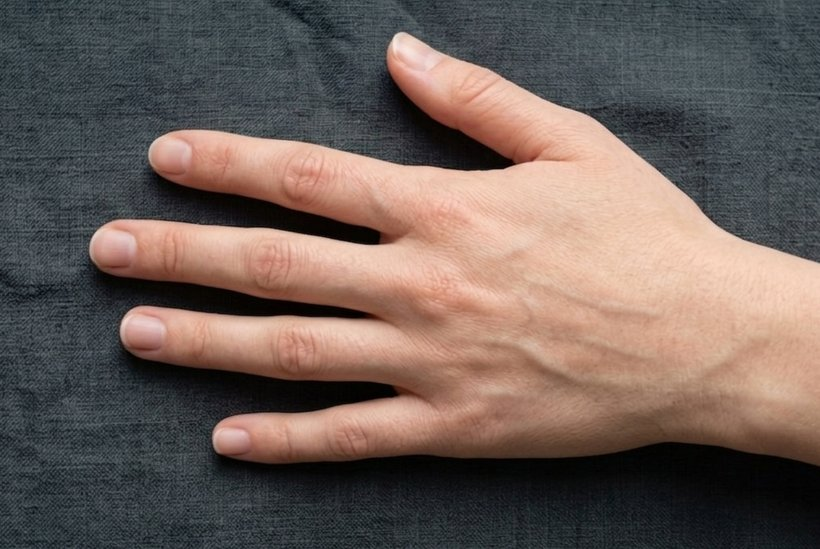
#> input picture assets/img/hand-real-sm.jpg, 820 x 549 px, given in place of gloss-nail-1.png, which was not available
$ python flatsize.py ../assets/img/hand-real-sm.jpg
#> lines starting #> are read from the running program, lines starting #| are printed output that depends on the picture; after the words box and inside, x2 and y2 are one past the last pixel; in counts of white or black regions, pixels touching at a corner belong together; pictures that were not available may be replaced by others from this repository, and a replacement may not be noted
import numpy as np, json, sys
from PIL import Image, ImageDraw
from scipy import ndimage as nd

def flat(l, m, N):
    g = np.hypot(*np.gradient(nd.gaussian_filter(l/np.median(l[m]), 1.2)))*N*0.01
    gv = g[m]
    return np.median(gv), (gv < 0.004).mean()

# reference at a range of widths
q = np.asarray(Image.open('refs/gloss-nail-1.png').convert('RGB')).astype(float)/255
lr = 0.2126*q[...,0]+0.7152*q[...,1]+0.0722*q[...,2]
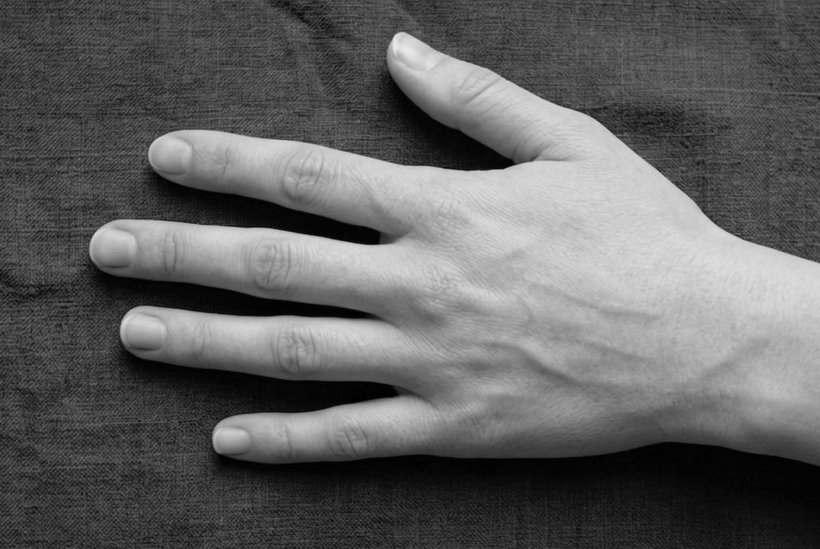
#> lr: shape (549, 820) float64; min 0, max 0.92, mean 0.382
mr = lr > 0.28
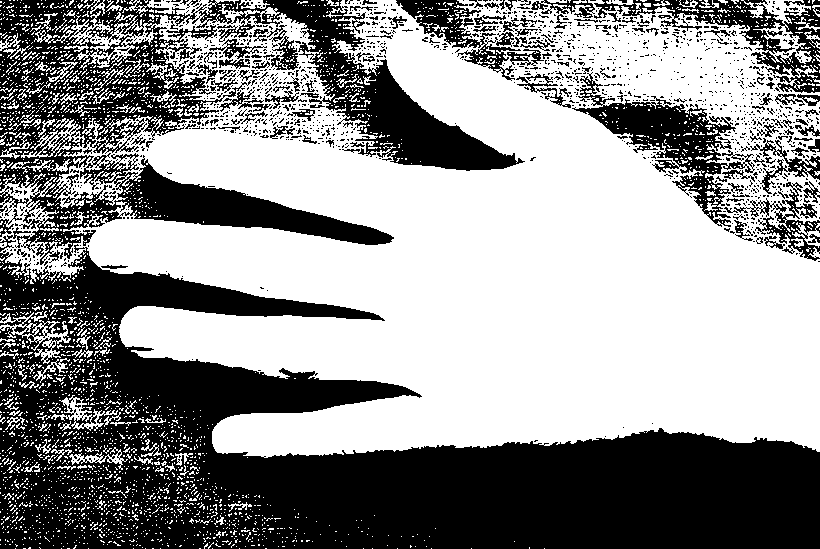
#> mr: shape (549, 820) bool; 56.9% white; 1474 black regions (1340 under 20 px), largest, box (x1, y1, x2, y2) and area: (0, 244, 820, 549) 117375, (0, 0, 525, 265) 45588, (572, 72, 755, 227) 7046
mr = nd.binary_opening(mr, np.ones((9,9))); mr = nd.binary_closing(mr, np.ones((15,15)))
#> after `mr = nd.binary_opening(mr, np.ones((9, 9)))`: mr: shape (549, 820) bool; 41.1% white; 13 white regions, largest, box (x1, y1, x2, y2) and area: (89, 30, 820, 456) 178294, (626, 36, 738, 100) 4310, (713, 83, 743, 105) 504
#> after `mr = nd.binary_closing(mr, np.ones((15, 15)))`: mr: shape (549, 820) bool; 41.5% white; 3 white regions, box (x1, y1, x2, y2) and area: (89, 19, 813, 456) 179062, (581, 28, 757, 117) 7783, (324, 116, 333, 125) 81
lab,n = nd.label(mr); sz = nd.sum(mr,lab,range(1,n+1)); mr = lab==(1+int(np.argmax(sz)))
#> after `lab, n = nd.label(mr)`:
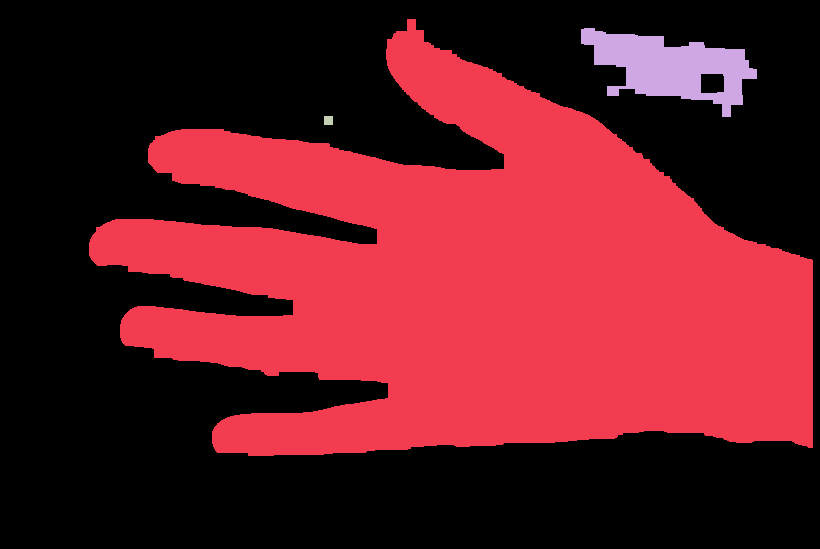
#> lab: shape (549, 820) int32; 4 distinct labels, from 0 to 3; one colour per label, 0 black
#> after `lab, n = nd.label(mr)`: n = 3
#> after `sz = nd.sum(mr, lab, range(1, n + 1))`: sz = [179062, 7783, 81]
#> after `mr = lab == 1 + int(np.argmax(sz))`:
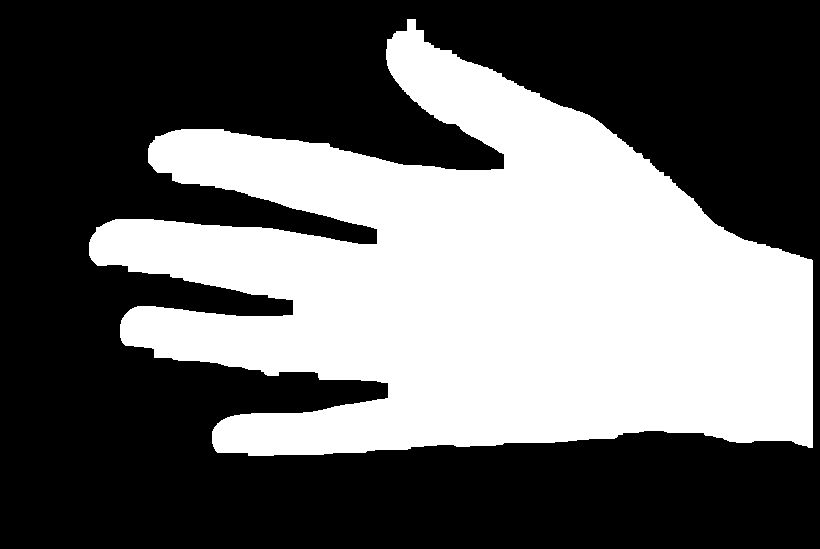
#> mr: shape (549, 820) bool; 39.8% white; 1 white region, box (x1, y1, x2, y2) and area: (89, 19, 813, 456) 179062
ys,xs = np.nonzero(mr); y0,y1,x0,x1 = ys.min(),ys.max()+1,xs.min(),xs.max()+1
#> after `y0, y1, x0, x1 = (ys.min(), ys.max() + 1, xs.min(), xs.max() + 1)`: y0 = 19; y1 = 456; x0 = 89; x1 = 813
subr = lr[y0:y1,x0:x1]; smr = mr[y0:y1,x0:x1]
#> after `smr = mr[y0:y1, x0:x1]`:
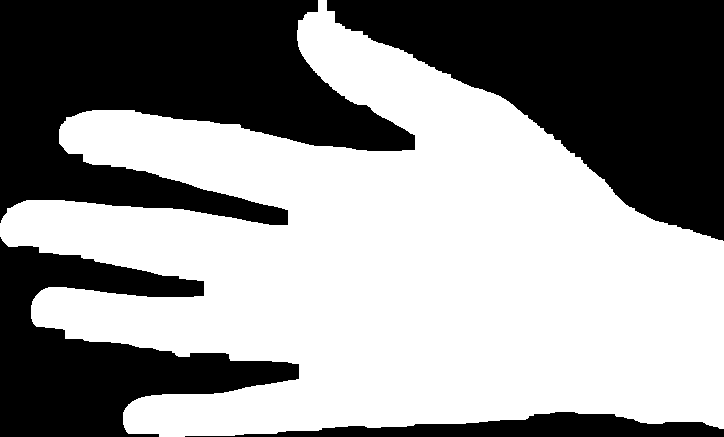
#> smr: shape (437, 724) bool; 56.6% white; 4 black regions, box (x1, y1, x2, y2) and area: (0, 0, 415, 225) 53761, (327, 0, 724, 241) 50459, (0, 237, 299, 437) 26479, (185, 412, 724, 437) 6627
REF = {}
for N in range(40, 60):
    k = N/432.
    h2,w2 = int(subr.shape[0]*k), int(subr.shape[1]*k)
    s2 = np.asarray(Image.fromarray((subr*255).astype(np.uint8)).resize((w2,h2),Image.LANCZOS)).astype(float)/255
    m2 = np.asarray(Image.fromarray((smr*255).astype(np.uint8)).resize((w2,h2),Image.LANCZOS))>128
    m2 = nd.binary_erosion(m2, np.ones((3,3)))
    REF[N] = flat(s2, m2, N)
#> this loop made 20 passes
#> pass 1, in flat, `g = np.hypot(*np.gradient(nd.gaussian_filter(l/np.median(l[m]), 1.2)))..`:
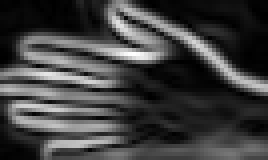
#> g: shape (40, 67) float64 (shown 4 times larger); min 0.000145, max 0.127, mean 0.0321; drawn with min black and max white
#> after the loop:
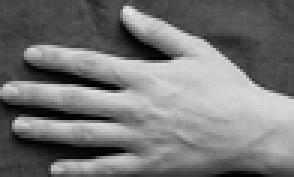
#> s2: shape (59, 98) float64 (shown 3 times larger); min 0, max 0.898, mean 0.461
#> after the loop, REF = 20 items

png = sys.argv[1]
#> (the run stopped early here; a loop or call above may not have finished)
